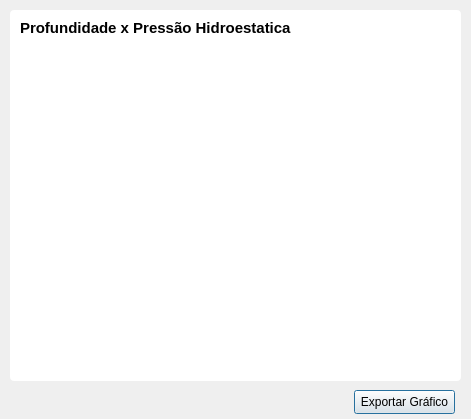
<?xml version="1.0" encoding="UTF-8"?>
<ui version="4.0">
 <class>CJanelaGraficoPressaoHidroestatica</class>
 <widget class="QDialog" name="CJanelaGraficoPressaoHidroestatica">
  <property name="geometry">
   <rect>
    <x>0</x>
    <y>0</y>
    <width>471</width>
    <height>419</height>
   </rect>
  </property>
  <property name="windowTitle">
   <string>Dialog</string>
  </property>
  <widget class="QGroupBox" name="groupBox_4">
   <property name="geometry">
    <rect>
     <x>10</x>
     <y>10</y>
     <width>451</width>
     <height>371</height>
    </rect>
   </property>
   <property name="styleSheet">
    <string notr="true">QGroupBox{
background-color: rgb(255, 255, 255);
border: none;
border-radius: 4px;
}</string>
   </property>
   <property name="title">
    <string/>
   </property>
   <widget class="QCustomPlot" name="customPlotPressaoMediaProfundidade" native="true">
    <property name="geometry">
     <rect>
      <x>10</x>
      <y>40</y>
      <width>431</width>
      <height>321</height>
     </rect>
    </property>
    <property name="styleSheet">
     <string notr="true"/>
    </property>
   </widget>
   <widget class="QLabel" name="label_12">
    <property name="geometry">
     <rect>
      <x>10</x>
      <y>10</y>
      <width>271</width>
      <height>16</height>
     </rect>
    </property>
    <property name="font">
     <font>
      <pointsize>11</pointsize>
      <bold>true</bold>
     </font>
    </property>
    <property name="text">
     <string>Profundidade x Pressão Hidroestatica</string>
    </property>
   </widget>
  </widget>
  <widget class="QPushButton" name="BntnExportarGrafico">
   <property name="geometry">
    <rect>
     <x>354</x>
     <y>390</y>
     <width>101</width>
     <height>24</height>
    </rect>
   </property>
   <property name="text">
    <string>Exportar Gráfico</string>
   </property>
  </widget>
 </widget>
 <customwidgets>
  <customwidget>
   <class>QCustomPlot</class>
   <extends>QWidget</extends>
   <header>qcustomplot.h</header>
   <container>1</container>
  </customwidget>
 </customwidgets>
 <resources/>
 <connections/>
</ui>
